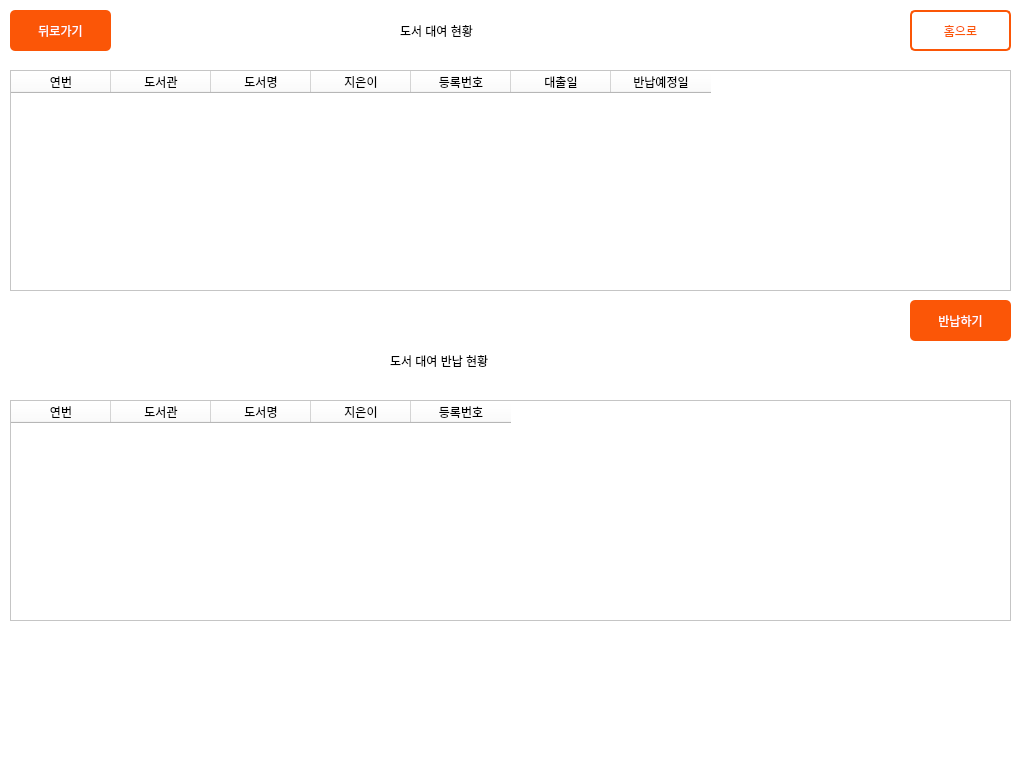
<?xml version="1.0" encoding="UTF-8"?>
<ui version="4.0">
 <class>Form</class>
 <widget class="QWidget" name="Form">
  <property name="geometry">
   <rect>
    <x>0</x>
    <y>0</y>
    <width>1023</width>
    <height>772</height>
   </rect>
  </property>
  <property name="windowTitle">
   <string>Form</string>
  </property>
  <property name="styleSheet">
   <string notr="true">background-color: rgb(255, 255, 255);</string>
  </property>
  <widget class="QStackedWidget" name="rentstack">
   <property name="geometry">
    <rect>
     <x>0</x>
     <y>0</y>
     <width>1024</width>
     <height>768</height>
    </rect>
   </property>
   <property name="maximumSize">
    <size>
     <width>1024</width>
     <height>16777215</height>
    </size>
   </property>
   <property name="layoutDirection">
    <enum>Qt::LeftToRight</enum>
   </property>
   <property name="currentIndex">
    <number>1</number>
   </property>
   <widget class="QWidget" name="page">
    <widget class="QTableWidget" name="YH_main">
     <property name="geometry">
      <rect>
       <x>10</x>
       <y>140</y>
       <width>1001</width>
       <height>471</height>
      </rect>
     </property>
     <property name="layoutDirection">
      <enum>Qt::LeftToRight</enum>
     </property>
     <property name="dragEnabled">
      <bool>true</bool>
     </property>
     <property name="alternatingRowColors">
      <bool>true</bool>
     </property>
     <property name="selectionMode">
      <enum>QAbstractItemView::ExtendedSelection</enum>
     </property>
     <column>
      <property name="text">
       <string>연번</string>
      </property>
      <property name="textAlignment">
       <set>AlignCenter</set>
      </property>
     </column>
     <column>
      <property name="text">
       <string>도서관</string>
      </property>
     </column>
     <column>
      <property name="text">
       <string>도서명</string>
      </property>
     </column>
     <column>
      <property name="text">
       <string>지은이</string>
      </property>
     </column>
     <column>
      <property name="text">
       <string>등록번호</string>
      </property>
     </column>
     <column>
      <property name="text">
       <string>대출 가능 여부</string>
      </property>
      <property name="font">
       <font>
        <family>Arial</family>
       </font>
      </property>
      <property name="textAlignment">
       <set>AlignLeading|AlignVCenter</set>
      </property>
     </column>
     <column>
      <property name="text">
       <string>대출일</string>
      </property>
     </column>
     <column>
      <property name="text">
       <string>반납예정일</string>
      </property>
     </column>
    </widget>
    <widget class="QPushButton" name="YH_search">
     <property name="geometry">
      <rect>
       <x>790</x>
       <y>90</y>
       <width>101</width>
       <height>41</height>
      </rect>
     </property>
     <property name="layoutDirection">
      <enum>Qt::LeftToRight</enum>
     </property>
     <property name="styleSheet">
      <string notr="true">QPushButton{
	font: 14pt &quot;경기천년바탕 Regular&quot;;
    color: white;
    background-color: rgb(251, 86, 7);
    border-radius: 5px;
}</string>
     </property>
     <property name="text">
      <string>도서검색</string>
     </property>
    </widget>
    <widget class="QPushButton" name="YH_Home">
     <property name="geometry">
      <rect>
       <x>910</x>
       <y>10</y>
       <width>101</width>
       <height>41</height>
      </rect>
     </property>
     <property name="layoutDirection">
      <enum>Qt::LeftToRight</enum>
     </property>
     <property name="styleSheet">
      <string notr="true">QPushButton{
    color: rgb(251, 86, 7);
    background-color: white;
    border: 2px solid rgb(251, 86, 7);
    border-radius: 5px;
	font: 14pt &quot;GyeonggiBatang&quot;;
}</string>
     </property>
     <property name="text">
      <string>홈으로</string>
     </property>
    </widget>
    <widget class="QPushButton" name="YH_rent">
     <property name="geometry">
      <rect>
       <x>910</x>
       <y>650</y>
       <width>101</width>
       <height>41</height>
      </rect>
     </property>
     <property name="layoutDirection">
      <enum>Qt::LeftToRight</enum>
     </property>
     <property name="styleSheet">
      <string notr="true">QPushButton{
	font: 14pt &quot;경기천년바탕 Regular&quot;;
    color: white;
    background-color: rgb(251, 86, 7);
    border-radius: 5px;
}</string>
     </property>
     <property name="text">
      <string>대여하기</string>
     </property>
    </widget>
    <widget class="QLineEdit" name="YH_lineEdit">
     <property name="geometry">
      <rect>
       <x>10</x>
       <y>90</y>
       <width>761</width>
       <height>41</height>
      </rect>
     </property>
     <property name="placeholderText">
      <string>도서명 또는 등록번호로 검색해주세요.</string>
     </property>
    </widget>
    <widget class="QPushButton" name="YH_reset">
     <property name="geometry">
      <rect>
       <x>910</x>
       <y>90</y>
       <width>101</width>
       <height>41</height>
      </rect>
     </property>
     <property name="layoutDirection">
      <enum>Qt::LeftToRight</enum>
     </property>
     <property name="styleSheet">
      <string notr="true">QPushButton{
	font: 14pt &quot;경기천년바탕 Regular&quot;;
    color: rgb(251, 86, 7);
    background-color: white;
    border: 2px solid rgb(251, 86, 7);
    border-radius: 5px;
}</string>
     </property>
     <property name="text">
      <string>초기화</string>
     </property>
    </widget>
    <widget class="QLabel" name="YH_label1">
     <property name="geometry">
      <rect>
       <x>12</x>
       <y>620</y>
       <width>91</width>
       <height>51</height>
      </rect>
     </property>
     <property name="font">
      <font>
       <family>경기천년바탕 Regular</family>
       <pointsize>14</pointsize>
       <weight>50</weight>
       <italic>false</italic>
       <bold>false</bold>
      </font>
     </property>
     <property name="styleSheet">
      <string notr="true">font: 14pt &quot;경기천년바탕 Regular&quot;;
</string>
     </property>
     <property name="text">
      <string>정보보기</string>
     </property>
    </widget>
    <widget class="QLabel" name="YH_label2">
     <property name="geometry">
      <rect>
       <x>40</x>
       <y>660</y>
       <width>821</width>
       <height>71</height>
      </rect>
     </property>
     <property name="text">
      <string/>
     </property>
    </widget>
    <widget class="QPushButton" name="YH_return">
     <property name="geometry">
      <rect>
       <x>10</x>
       <y>10</y>
       <width>171</width>
       <height>41</height>
      </rect>
     </property>
     <property name="styleSheet">
      <string notr="true">QPushButton{
	font: 14pt &quot;경기천년바탕 Regular&quot;;
    color: white;
    background-color: rgb(251, 86, 7);
    border-radius: 5px;
}
</string>
     </property>
     <property name="text">
      <string>대여 및 반납목록</string>
     </property>
    </widget>
    <widget class="QLabel" name="YH_textbrowser">
     <property name="geometry">
      <rect>
       <x>400</x>
       <y>10</y>
       <width>221</width>
       <height>41</height>
      </rect>
     </property>
     <property name="styleSheet">
      <string notr="true">font: 22pt &quot;경기천년바탕 Regular&quot;;
background-color: rgb(255, 255, 255);</string>
     </property>
     <property name="text">
      <string>도서 대여 시스템</string>
     </property>
    </widget>
   </widget>
   <widget class="QWidget" name="page_2">
    <widget class="QTableWidget" name="YH_main_2">
     <property name="geometry">
      <rect>
       <x>10</x>
       <y>70</y>
       <width>1001</width>
       <height>221</height>
      </rect>
     </property>
     <property name="layoutDirection">
      <enum>Qt::LeftToRight</enum>
     </property>
     <property name="dragEnabled">
      <bool>true</bool>
     </property>
     <property name="alternatingRowColors">
      <bool>true</bool>
     </property>
     <property name="selectionMode">
      <enum>QAbstractItemView::ExtendedSelection</enum>
     </property>
     <column>
      <property name="text">
       <string>연번</string>
      </property>
     </column>
     <column>
      <property name="text">
       <string>도서관</string>
      </property>
     </column>
     <column>
      <property name="text">
       <string>도서명</string>
      </property>
     </column>
     <column>
      <property name="text">
       <string>지은이</string>
      </property>
     </column>
     <column>
      <property name="text">
       <string>등록번호</string>
      </property>
     </column>
     <column>
      <property name="text">
       <string>대출일</string>
      </property>
     </column>
     <column>
      <property name="text">
       <string>반납예정일</string>
      </property>
     </column>
    </widget>
    <widget class="QPushButton" name="YH_rent_2">
     <property name="geometry">
      <rect>
       <x>910</x>
       <y>300</y>
       <width>101</width>
       <height>41</height>
      </rect>
     </property>
     <property name="layoutDirection">
      <enum>Qt::LeftToRight</enum>
     </property>
     <property name="styleSheet">
      <string notr="true">QPushButton{
	font: 14pt &quot;경기천년바탕 Regular&quot;;
    color: white;
    background-color: rgb(251, 86, 7);
    border-radius: 5px;
}</string>
     </property>
     <property name="text">
      <string>반납하기</string>
     </property>
    </widget>
    <widget class="QTableWidget" name="YH_main_3">
     <property name="geometry">
      <rect>
       <x>10</x>
       <y>400</y>
       <width>1001</width>
       <height>221</height>
      </rect>
     </property>
     <property name="layoutDirection">
      <enum>Qt::LeftToRight</enum>
     </property>
     <property name="dragEnabled">
      <bool>true</bool>
     </property>
     <property name="alternatingRowColors">
      <bool>true</bool>
     </property>
     <property name="selectionMode">
      <enum>QAbstractItemView::ExtendedSelection</enum>
     </property>
     <column>
      <property name="text">
       <string>연번</string>
      </property>
     </column>
     <column>
      <property name="text">
       <string>도서관</string>
      </property>
     </column>
     <column>
      <property name="text">
       <string>도서명</string>
      </property>
     </column>
     <column>
      <property name="text">
       <string>지은이</string>
      </property>
     </column>
     <column>
      <property name="text">
       <string>등록번호</string>
      </property>
     </column>
    </widget>
    <widget class="QPushButton" name="YH_Home_2">
     <property name="geometry">
      <rect>
       <x>910</x>
       <y>10</y>
       <width>101</width>
       <height>41</height>
      </rect>
     </property>
     <property name="layoutDirection">
      <enum>Qt::LeftToRight</enum>
     </property>
     <property name="styleSheet">
      <string notr="true">QPushButton{
    color: rgb(251, 86, 7);
    background-color: white;
    border: 2px solid rgb(251, 86, 7);
    border-radius: 5px;
	font: 14pt &quot;GyeonggiBatang&quot;;
}</string>
     </property>
     <property name="text">
      <string>홈으로</string>
     </property>
    </widget>
    <widget class="QPushButton" name="YH_Back">
     <property name="geometry">
      <rect>
       <x>10</x>
       <y>10</y>
       <width>101</width>
       <height>41</height>
      </rect>
     </property>
     <property name="layoutDirection">
      <enum>Qt::LeftToRight</enum>
     </property>
     <property name="styleSheet">
      <string notr="true">QPushButton{
	font: 14pt &quot;경기천년바탕 Regular&quot;;
    color: white;
    background-color: rgb(251, 86, 7);
    border-radius: 5px;
}</string>
     </property>
     <property name="text">
      <string>뒤로가기</string>
     </property>
    </widget>
    <widget class="QLabel" name="YH_returnbook">
     <property name="geometry">
      <rect>
       <x>400</x>
       <y>300</y>
       <width>491</width>
       <height>41</height>
      </rect>
     </property>
     <property name="text">
      <string/>
     </property>
    </widget>
    <widget class="QLabel" name="label">
     <property name="geometry">
      <rect>
       <x>400</x>
       <y>10</y>
       <width>221</width>
       <height>41</height>
      </rect>
     </property>
     <property name="styleSheet">
      <string notr="true">font: 22pt &quot;경기천년바탕 Regular&quot;;
background-color: rgb(255, 255, 255);
</string>
     </property>
     <property name="text">
      <string>도서 대여 현황</string>
     </property>
    </widget>
    <widget class="QLabel" name="label_2">
     <property name="geometry">
      <rect>
       <x>390</x>
       <y>340</y>
       <width>241</width>
       <height>41</height>
      </rect>
     </property>
     <property name="styleSheet">
      <string notr="true">font: 22pt &quot;경기천년바탕 Regular&quot;;
background-color: rgb(255, 255, 255);</string>
     </property>
     <property name="text">
      <string>도서 대여 반납 현황</string>
     </property>
    </widget>
   </widget>
  </widget>
 </widget>
 <resources/>
 <connections/>
</ui>
